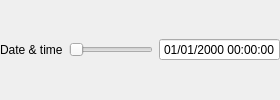
     <widget class="QWidget" name="spectrumSelectWidgets" native="true">
      <layout class="QHBoxLayout" name="spectrumSelectLayout">
       <property name="leftMargin">
        <number>0</number>
       </property>
       <property name="topMargin">
        <number>0</number>
       </property>
       <property name="rightMargin">
        <number>0</number>
       </property>
       <property name="bottomMargin">
        <number>0</number>
       </property>
       <item>
        <widget class="QLabel" name="spectrumIndexLabel">
         <property name="text">
          <string>Date &amp; time</string>
         </property>
        </widget>
       </item>
       <item>
        <widget class="QSlider" name="spectrumIndex">
         <property name="toolTip">
          <string>Select spectrum</string>
         </property>
         <property name="maximum">
          <number>0</number>
         </property>
         <property name="pageStep">
          <number>1</number>
         </property>
         <property name="orientation">
          <enum>Qt::Horizontal</enum>
         </property>
        </widget>
       </item>
       <item>
        <widget class="QDateTimeEdit" name="spectrumDateTime">
         <property name="enabled">
          <bool>true</bool>
         </property>
         <property name="toolTip">
          <string>Date and time the spectrum was recorded</string>
         </property>
         <property name="readOnly">
          <bool>true</bool>
         </property>
         <property name="buttonSymbols">
          <enum>QAbstractSpinBox::NoButtons</enum>
         </property>
         <property name="displayFormat">
          <string>dd/MM/yyyy HH:mm:ss</string>
         </property>
        </widget>
       </item>
      </layout>
     </widget>
